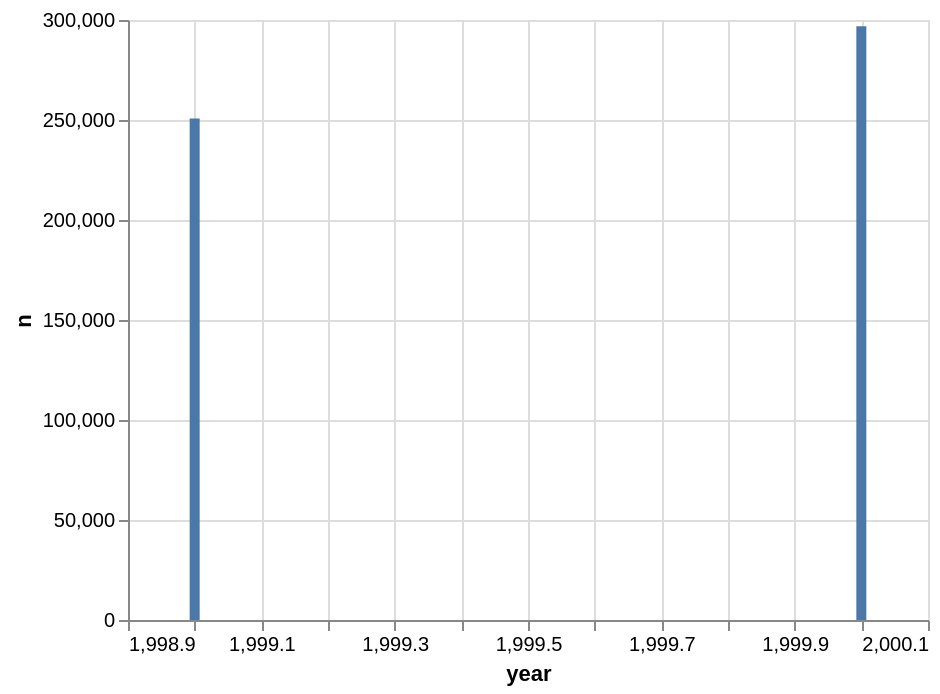

The cell this chart's notebook holds for it:
### Code cell
(alt.Chart(df)
 .mark_bar()
 .encode(
     alt.X('year'),
     alt.Y('n')
 ))

### Figure 1 — Vega-Lite specification as saved in the notebook (floating-point values rounded to 4 significant figures)
{"config": {"view": {"continuousWidth": 400, "continuousHeight": 300}}, "data": {"name": "data-563361c2e456c248792b751b4d688105"}, "mark": "bar", "encoding": {"x": {"field": "year", "type": "quantitative"}, "y": {"field": "n", "type": "quantitative"}}, "$schema": "https://vega.github.io/schema/vega-lite/v4.17.0.json", "datasets": {"data-563361c2e456c248792b751b4d688105": [{"year": 1999, "n": 250740}, {"year": 2000, "n": 296920}]}}
